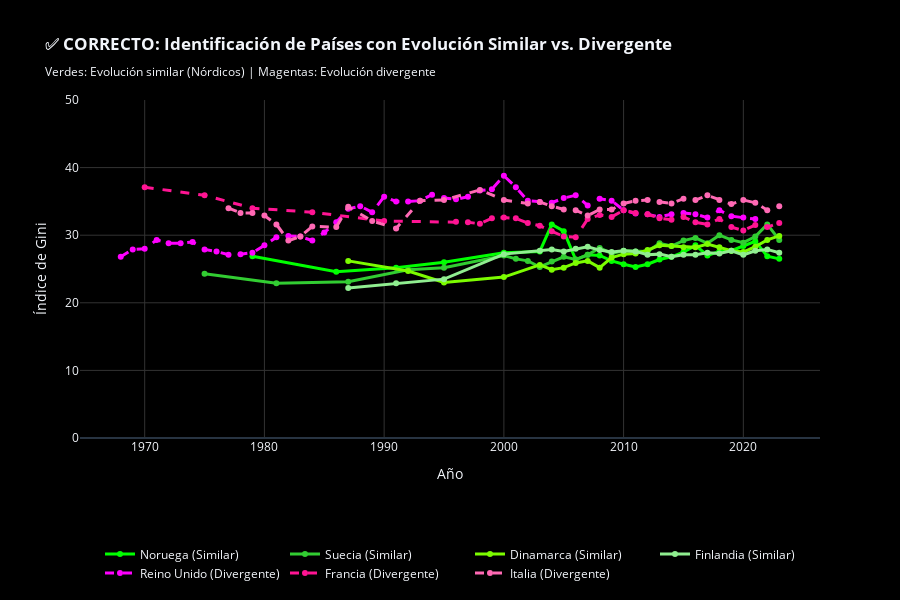

Here is the notebook cell this chart was saved with:
### Code cell
# ==========================================================
# ✅ EJERCICIO 1 - SOLUCIÓN: Visualización que resalta similitudes y diferencias
# ==========================================================
print("\n✅ SOLUCIÓN: Visualización que permite identificar similitudes y diferencias")

# Agrupar países por evolución similar (basado en correlación de tendencias)
# Países con evolución similar: Noruega, Suecia, Dinamarca (nórdicos)
# Países con evolución divergente: Reino Unido (aumenta), Francia (disminuye)

PAISES_SIMILARES = ['Noruega', 'Suecia', 'Dinamarca', 'Finlandia']  # Nórdicos - evolución similar
PAISES_DIVERGENTES = ['Reino Unido', 'Francia', 'Italia']  # Evolución diferente

df_similares = df_paises_europeos[df_paises_europeos['Country Name'].isin(PAISES_SIMILARES)].copy()
df_divergentes = df_paises_europeos[df_paises_europeos['Country Name'].isin(PAISES_DIVERGENTES)].copy()

# Colores contrastantes para cada grupo
COLOR_SIMILARES = ['#00FF00', '#32CD32', '#7CFC00', '#90EE90']  # Verdes para similares
COLOR_DIVERGENTES = ['#FF00FF', '#FF1493', '#FF69B4']  # Magentas/Rosas para divergentes

fig_solucion = go.Figure()

# Agregar países con evolución similar (grupo 1)
for idx, pais in enumerate(PAISES_SIMILARES):
    df_pais = df_similares[df_similares['Country Name'] == pais].sort_values('Year')
    if not df_pais.empty:
        fig_solucion.add_trace(go.Scatter(
            x=df_pais['Year'],
            y=df_pais['Value'],
            mode='lines+markers',
            name=f'{pais} (Similar)',
            line=dict(width=3, color=COLOR_SIMILARES[idx % len(COLOR_SIMILARES)], dash='solid'),
            marker=dict(size=6)
        ))

# Agregar países con evolución divergente (grupo 2)
for idx, pais in enumerate(PAISES_DIVERGENTES):
    df_pais = df_divergentes[df_divergentes['Country Name'] == pais].sort_values('Year')
    if not df_pais.empty:
        fig_solucion.add_trace(go.Scatter(
            x=df_pais['Year'],
            y=df_pais['Value'],
            mode='lines+markers',
            name=f'{pais} (Divergente)',
            line=dict(width=3, color=COLOR_DIVERGENTES[idx % len(COLOR_DIVERGENTES)], dash='dash'),
            marker=dict(size=6)
        ))

fig_solucion.update_layout(
    template='plotly_dark',
    title='<b>✅ CORRECTO: Identificación de Países con Evolución Similar vs. Divergente</b><br><sub>Verdes: Evolución similar (Nórdicos) | Magentas: Evolución divergente</sub>',
    plot_bgcolor='black',
    paper_bgcolor='black',
    yaxis=dict(
        title='Índice de Gini',
        range=[0, 50],  # ✅ Eje desde 0
        gridcolor='#333'
    ),
    xaxis=dict(title='Año', gridcolor='#333'),
    legend=dict(
        orientation="h",
        yanchor="top",
        y=-0.3,
        xanchor="center",
        x=0.5
    ),
    height=600
)

fig_solucion.show()

print("\n✅ Ventajas de esta visualización:")
print("   1. Colores contrastantes: Verdes para similares, Magentas para divergentes")
print("   2. Estilos de línea diferentes: Sólida para similares, punteada para divergentes")
print("   3. Eje Y desde 0: Muestra la verdadera magnitud")
print("   4. Fácil identificar qué países tienen evolución similar (nórdicos)")
print("   5. Fácil identificar qué países tienen evolución divergente (Reino Unido vs. Francia)")

### Figure 1 — Plotly figure (JSON) as saved in the notebook; plotly's stock layout.template omitted (floating-point values rounded to 4 significant figures)
{"data": [{"line": {"color": "#00FF00", "dash": "solid", "width": 3}, "marker": {"size": 6}, "mode": "lines+markers", "name": "Noruega (Similar)", "x": [1979, 1986, 1991, 1995, 2000, 2003, 2004, 2005, 2006, 2007, 2008, 2009, 2010, 2011, 2012, 2013, 2014, 2015, 2016, 2017, 2018, 2019, 2020, 2021, 2022, 2023], "y": [26.9, 24.6, 25.2, 26.0, 27.4, 27.6, 31.6, 30.6, 26.4, 27.1, 27.0, 26.2, 25.7, 25.3, 25.7, 26.4, 26.8, 27.5, 28.5, 27.0, 27.6, 27.7, 28.4, 29.1, 26.9, 26.5], "type": "scatter"}, {"line": {"color": "#32CD32", "dash": "solid", "width": 3}, "marker": {"size": 6}, "mode": "lines+markers", "name": "Suecia (Similar)", "x": [1975, 1981, 1987, 1992, 1995, 2000, 2001, 2002, 2003, 2004, 2005, 2006, 2007, 2008, 2009, 2010, 2011, 2012, 2013, 2014, 2015, 2016, 2017, 2018, 2019, 2020, 2021, 2022, 2023], "y": [24.3, 22.9, 23.1, 24.9, 25.2, 27.0, 26.5, 26.2, 25.3, 26.1, 26.8, 26.4, 27.1, 28.1, 27.3, 27.7, 27.6, 27.6, 28.8, 28.4, 29.2, 29.6, 28.8, 30.0, 29.3, 28.9, 29.8, 31.6, 29.3], "type": "scatter"}, {"line": {"color": "#7CFC00", "dash": "solid", "width": 3}, "marker": {"size": 6}, "mode": "lines+markers", "name": "Dinamarca (Similar)", "x": [1987, 1992, 1995, 2000, 2003, 2004, 2005, 2006, 2007, 2008, 2009, 2010, 2011, 2012, 2013, 2014, 2015, 2016, 2017, 2018, 2019, 2020, 2021, 2022, 2023], "y": [26.2, 24.7, 23.0, 23.8, 25.6, 24.9, 25.2, 25.9, 26.2, 25.2, 26.7, 27.2, 27.3, 27.8, 28.5, 28.4, 28.2, 28.2, 28.7, 28.2, 27.7, 27.5, 28.3, 29.3, 29.9], "type": "scatter"}, {"line": {"color": "#90EE90", "dash": "solid", "width": 3}, "marker": {"size": 6}, "mode": "lines+markers", "name": "Finlandia (Similar)", "x": [1987, 1991, 1995, 2000, 2003, 2004, 2005, 2006, 2007, 2008, 2009, 2010, 2011, 2012, 2013, 2014, 2015, 2016, 2017, 2018, 2019, 2020, 2021, 2022, 2023], "y": [22.2, 22.9, 23.5, 27.2, 27.7, 27.9, 27.6, 28.0, 28.3, 27.8, 27.5, 27.7, 27.6, 27.1, 27.2, 26.8, 27.1, 27.1, 27.4, 27.3, 27.7, 27.1, 27.7, 27.9, 27.4], "type": "scatter"}, {"line": {"color": "#FF00FF", "dash": "dash", "width": 3}, "marker": {"size": 6}, "mode": "lines+markers", "name": "Reino Unido (Divergente)", "x": [1968, 1969, 1970, 1971, 1972, 1973, 1974, 1975, 1976, 1977, 1978, 1979, 1980, 1981, 1982, 1983, 1984, 1985, 1986, 1987, 1988, 1989, 1990, 1991, 1992, 1993, 1994, 1995, 1996, 1997, 1998, 1999, 2000, 2001, 2002, 2003, 2004, 2005, 2006, 2007, 2008, 2009, 2010, 2011, 2012, 2013, 2014, 2015, 2016, 2017, 2018, 2019, 2020, 2021], "y": [26.8, 27.9, 28.0, 29.3, 28.8, 28.8, 29.0, 27.9, 27.6, 27.1, 27.2, 27.4, 28.5, 29.7, 29.9, 29.8, 29.2, 30.4, 31.9, 33.9, 34.3, 33.4, 35.7, 35.0, 35.0, 35.1, 36.0, 35.5, 35.3, 35.7, 36.6, 36.8, 38.8, 37.1, 35.1, 34.9, 34.8, 35.5, 35.9, 34.4, 35.4, 35.1, 33.7, 33.2, 33.1, 32.7, 33.1, 33.3, 33.1, 32.6, 33.7, 32.8, 32.6, 32.4], "type": "scatter"}, {"line": {"color": "#FF1493", "dash": "dash", "width": 3}, "marker": {"size": 6}, "mode": "lines+markers", "name": "Francia (Divergente)", "x": [1970, 1975, 1979, 1984, 1990, 1996, 1997, 1998, 1999, 2000, 2001, 2002, 2003, 2004, 2005, 2006, 2007, 2008, 2009, 2010, 2011, 2012, 2013, 2014, 2015, 2016, 2017, 2018, 2019, 2020, 2021, 2022, 2023], "y": [37.1, 35.9, 34.0, 33.4, 32.1, 32.0, 31.9, 31.7, 32.5, 32.6, 32.5, 31.8, 31.4, 30.6, 29.8, 29.7, 32.4, 33.0, 32.7, 33.7, 33.3, 33.1, 32.5, 32.3, 32.7, 31.9, 31.6, 32.4, 31.2, 30.7, 31.5, 31.2, 31.8], "type": "scatter"}, {"line": {"color": "#FF69B4", "dash": "dash", "width": 3}, "marker": {"size": 6}, "mode": "lines+markers", "name": "Italia (Divergente)", "x": [1977, 1978, 1979, 1980, 1981, 1982, 1983, 1984, 1986, 1987, 1989, 1991, 1993, 1995, 1998, 2000, 2002, 2003, 2004, 2005, 2006, 2007, 2008, 2009, 2010, 2011, 2012, 2013, 2014, 2015, 2016, 2017, 2018, 2019, 2020, 2021, 2022, 2023], "y": [34.0, 33.3, 33.3, 32.9, 31.6, 29.2, 29.8, 31.3, 31.2, 34.2, 32.1, 31.0, 35.1, 35.2, 36.7, 35.2, 34.7, 34.9, 34.3, 33.8, 33.7, 32.9, 33.8, 33.8, 34.7, 35.1, 35.2, 34.9, 34.7, 35.4, 35.2, 35.9, 35.2, 34.6, 35.2, 34.8, 33.7, 34.3], "type": "scatter"}], "layout": {"yaxis": {"title": {"text": "Índice de Gini"}, "range": [0, 50], "gridcolor": "#333"}, "xaxis": {"title": {"text": "Año"}, "gridcolor": "#333"}, "legend": {"orientation": "h", "yanchor": "top", "y": -0.3, "xanchor": "center", "x": 0.5}, "title": {"text": "<b>✅ CORRECTO: Identificación de Países con Evolución Similar vs. Divergente</b><br><sub>Verdes: Evolución similar (Nórdicos) | Magentas: Evolución divergente</sub>"}, "plot_bgcolor": "black", "paper_bgcolor": "black", "height": 600}}
